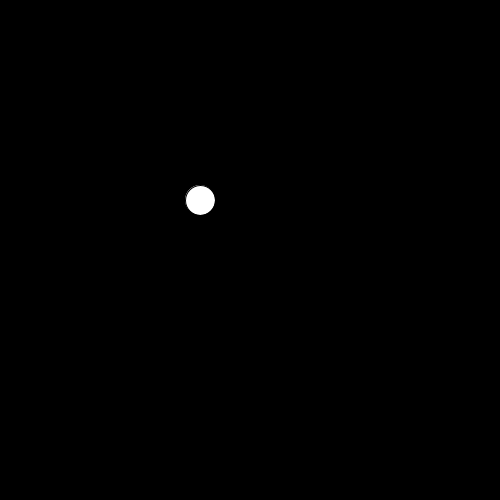
Frame 1 (no input)
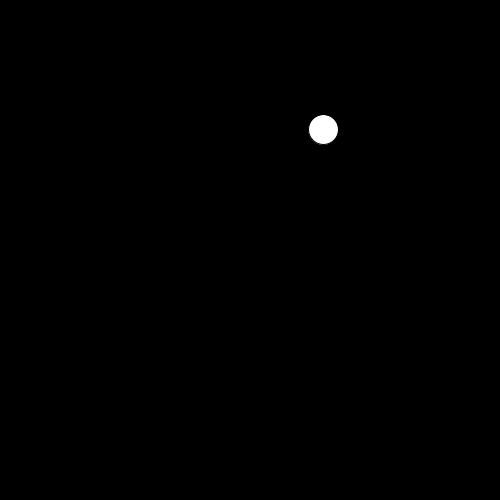
Frame 60 (the mouse pressed at the canvas centre just before this capture)
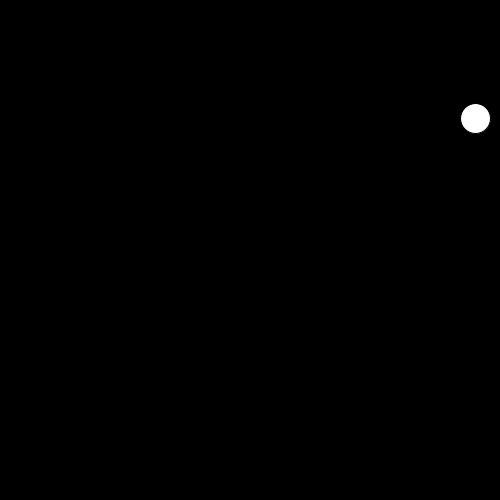
Frame 120 (the mouse held since frame 60 and released just before this capture)

The Processing sketch that drew these frames (run headless with seeded random() and noise(); from frame 60 on, the mouse is pressed at the canvas centre):

// Processing sketch: processing_99811
// ── processing_99811.pde

int timer=0;
float fX=200;
float fY=200;
float eX=250;
float eY=250;
float pX=300;
float pY=300;

void setup(){
  size(500,500);
  frameRate(24);
}
void draw(){
  background(0);
  food();
}
void food(){
  //respawn
  timer++;
  if(timer >= 48){
    fX=random(width);
    fY=random(height);
    timer=0;
}
ellipse(fX,fY,30,30);

}
